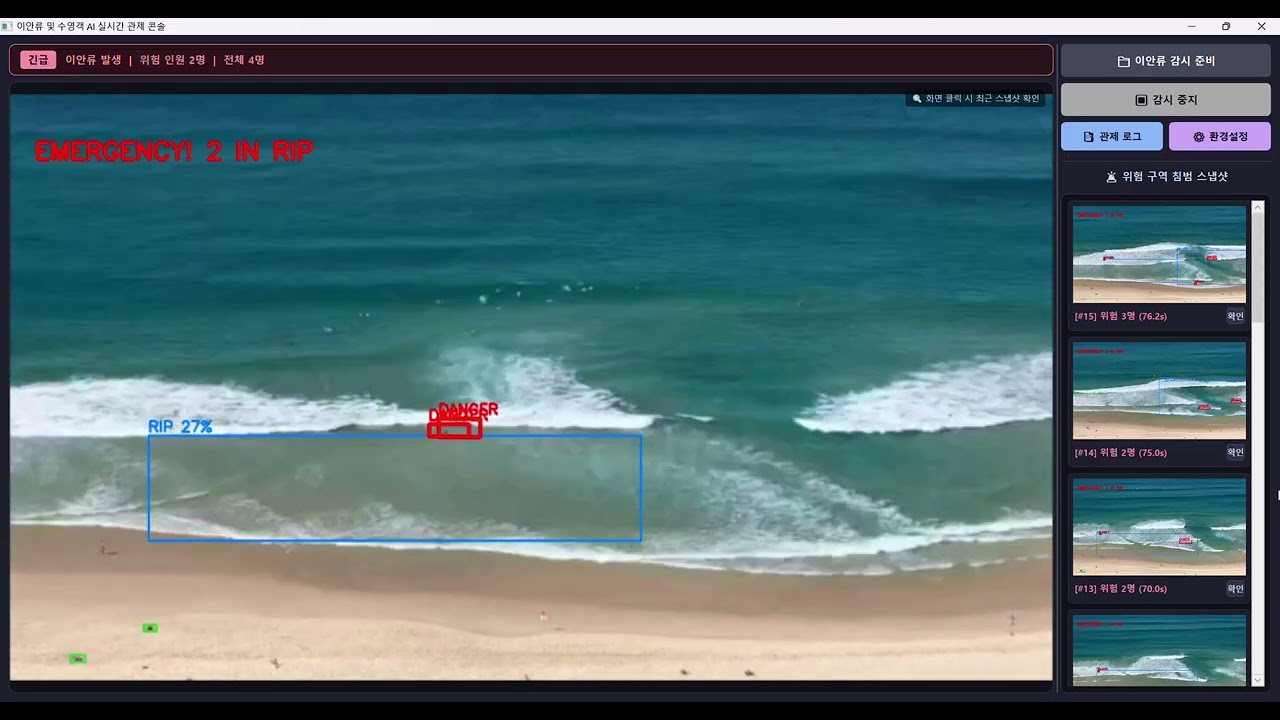
#> input picture images/desktop-console.jpg, 1280 x 720 px, found by its file name; its folder holds only this picture in this run
$ python preprocess_blsq.py
#> lines starting #> are read from the running program, lines starting #| are printed output that depends on the picture; after the words box and inside, x2 and y2 are one past the last pixel; in counts of white or black regions, pixels touching at a corner belong together
import os
import shutil
import cv2
import numpy as np

# 1. 경로 설정
img_dir = "person_data/images"
lbl_dir = "person_data/labels"
trash_img_dir = "person_data/corrupt_backup/images"
trash_lbl_dir = "person_data/corrupt_backup/labels"

os.makedirs(trash_img_dir, exist_ok=True)
os.makedirs(trash_lbl_dir, exist_ok=True)

valid_exts = ('.jpg', '.jpeg', '.png', '.bmp')
removed_count = 0

for img_name in os.listdir(img_dir):
    if not img_name.lower().endswith(valid_exts):
        continue

    img_path = os.path.join(img_dir, img_name)
    img = cv2.imread(img_path)
#> img is the input picture: shape (720, 1280, 3); mean B, G, R 113.2, 109.4, 86.6
    if img is None:
        continue

    # 완전 검정색(픽셀값 5 이하) 마스크 생성
    gray = cv2.cvtColor(img, cv2.COLOR_BGR2GRAY)
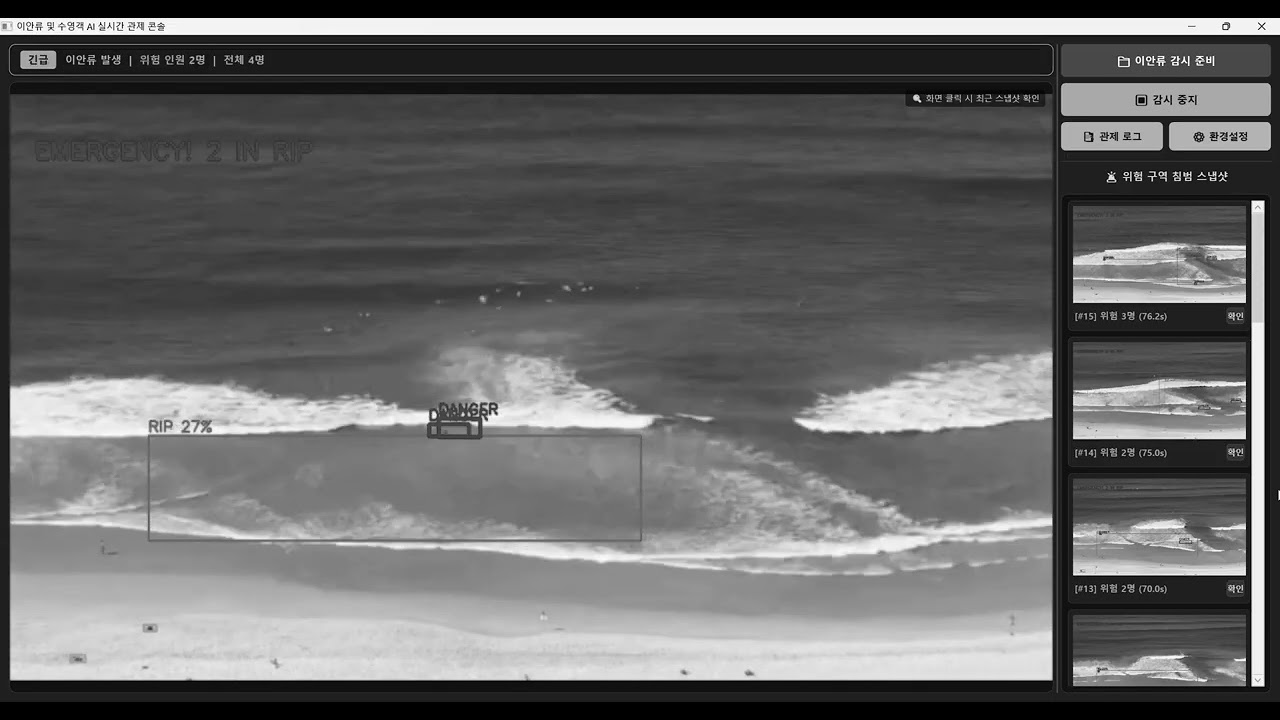
#> gray: shape (720, 1280); min 0, max 255, mean 103
    black_mask = (gray <= 5).astype(np.uint8) * 255
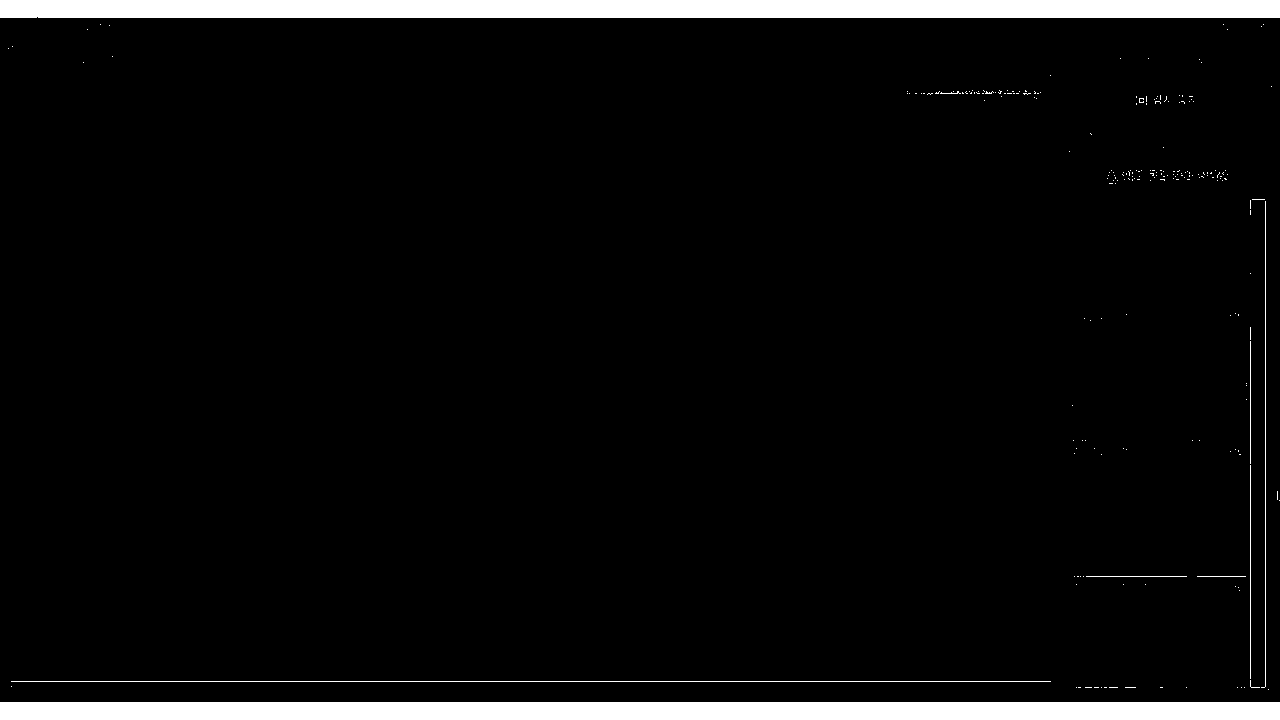
#> black_mask: shape (720, 1280); 5.3% white; 220 white regions (211 under 20 px)

    # 검정 영역의 외곽선 검출
    contours, _ = cv2.findContours(black_mask, cv2.RETR_EXTERNAL, cv2.CHAIN_APPROX_SIMPLE)
#> contours = 220 contours, 218 with area under 20; largest, box (x1, y1, x2, y2) and area: (0, 702, 1280, 720) 21743, (0, 0, 1280, 18) 21742

    has_black_box = False
    for cnt in contours:
        x, y, w, h = cv2.boundingRect(cnt)
        area = w * h
        # 노이즈가 아닌 일정 크기(예: 30x30 이상)의 사각형 형태 필터링
        if area > 900:
            extent = float(cv2.contourArea(cnt)) / area
            if extent > 0.85:  # 85% 이상 꽉 찬 직사각형일 때
                has_black_box = True
                break
#> this loop made 1 pass
#> (cnt, x, y, w, h, area, extent, has_black_box) on pass 1: ([[0, 702], [0, 719], [1279, 719], [1279, 702]], 0, 702, 1280, 18, 23040, 0.944, True)

    # 검정 박스가 감지되면 이미지와 해당 라벨을 격리
    if has_black_box:
        base_name = os.path.splitext(img_name)[0]
        lbl_path = os.path.join(lbl_dir, base_name + ".txt")

        shutil.move(img_path, os.path.join(trash_img_dir, img_name))
        if os.path.exists(lbl_path):
            shutil.move(lbl_path, os.path.join(trash_lbl_dir, base_name + ".txt"))

        removed_count += 1

print(f"검정 마킹 이미지 {removed_count}장 격리 완료.")

$ run again, on images/web-console.jpg
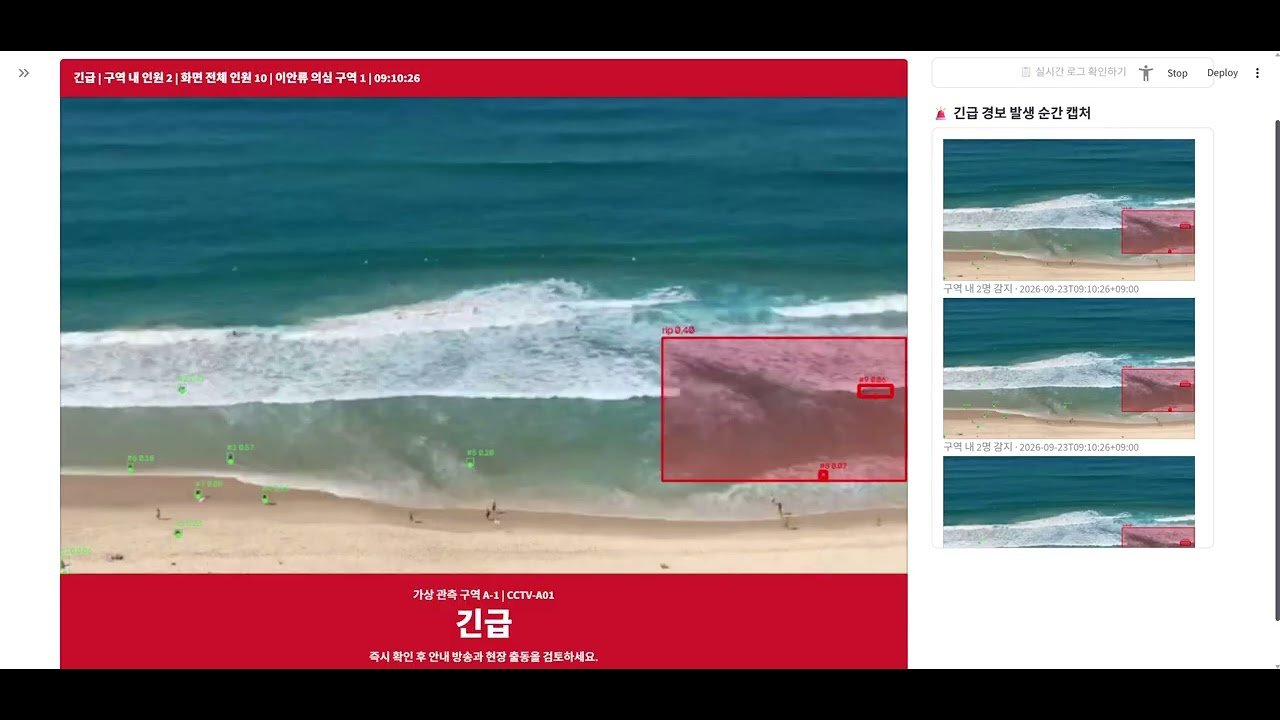
#> input picture images/web-console.jpg, 1280 x 720 px, found by its file name
#> img is the input picture: shape (720, 1280, 3); mean B, G, R 128.2, 123.1, 131
#> `gray = cv2.cvtColor(img, cv2.COLOR_BGR2GRAY)`:
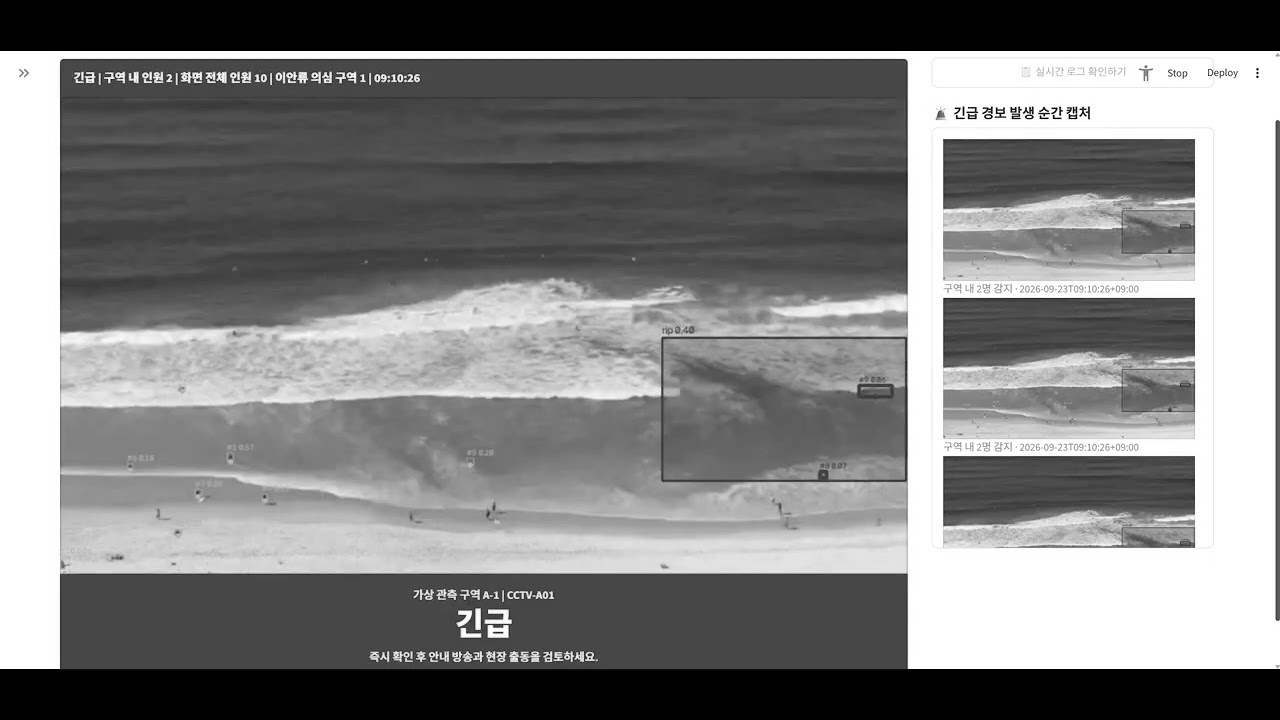
#> gray: shape (720, 1280); min 0, max 255, mean 126
#> `black_mask = (gray <= 5).astype(np.uint8) * 255`:
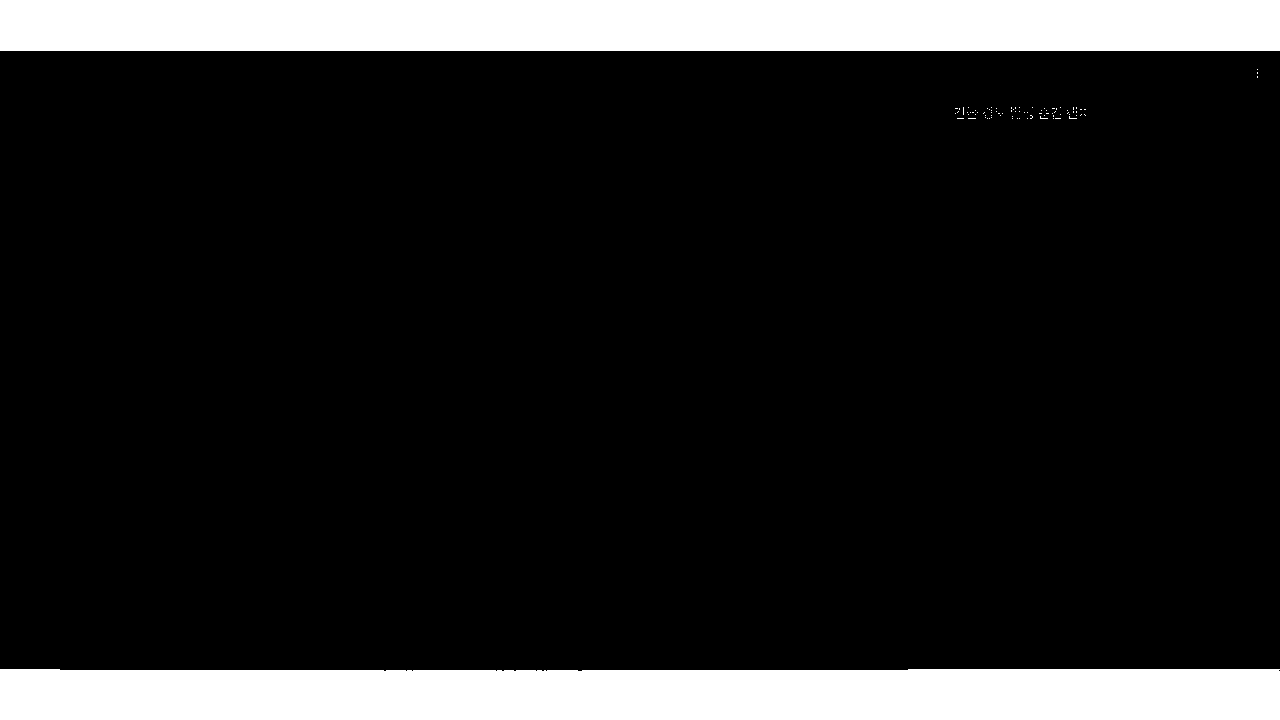
#> black_mask: shape (720, 1280); 14.1% white; 82 white regions (80 under 20 px)
#> contours = 82 contours, 80 with area under 20; largest, box (x1, y1, x2, y2) and area: (0, 0, 1280, 51) 63950, (0, 669, 1280, 720) 63084
#> the loop `for cnt in contours:` made 1 pass
#> (x, y, w, h, area, extent, has_black_box) on pass 1: (0, 669, 1280, 51, 65280, 0.966, True)
